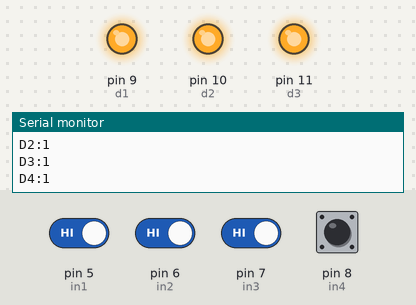
A sketch run on a simulated Arduino Uno, built with avr-gcc and run on an emulated ATmega328P. On the bench: output pins drawn as LEDs (lit = HIGH), the last lines printed to the serial monitor. Inputs (shaded band) come from the test bench; at power-on: pin 5 (in1), pin 6 (in2), pin 7 (in3), pin 8 (in4) HIGH. Pins used as bus, display or sensor lines are not drawn.

Above: at 1.3 s.
1.4 s: pin 5 (in1) driven LOW
At 2.5 s:
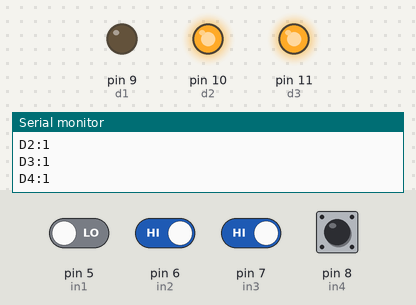
3.0 s: pin 6 (in2) driven LOW
At 3.7 s:
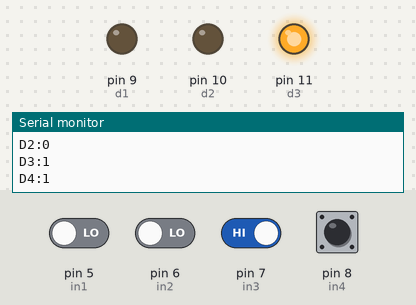
4.5 s: pin 5 (in1) driven HIGH
At 5.0 s:
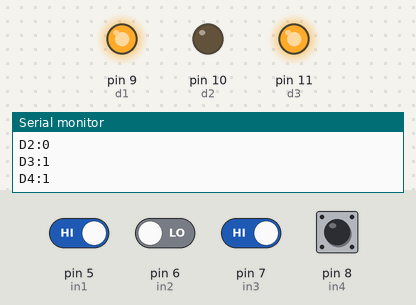
6.0 s: pin 7 (in3) driven LOW
At 7.2 s:
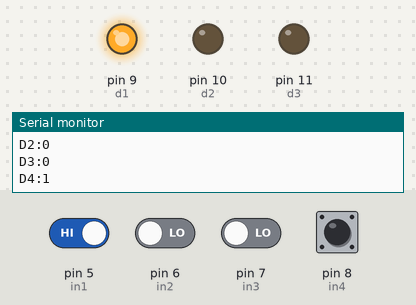
7.5 s: pin 6 (in2) driven HIGH
At 8.6 s:
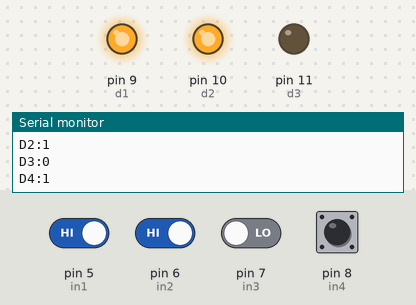
9.0 s: pin 5 (in1) driven LOW
At 9.8 s:
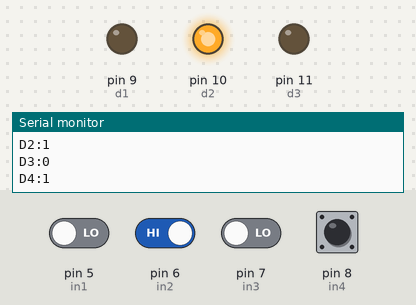
Timing chart, 0 to 11.5 s (numbered marks = the images above; inputs shaded):
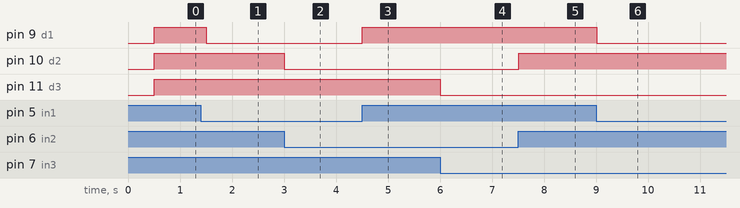

Measured:
- after the input at 1.4 s, pin 9 (d1): HIGH → LOW after 0.10 s
- after the input at 3.0 s, pin 10 (d2): HIGH → LOW at once
- after the input at 4.5 s, pin 9 (d1): LOW → HIGH at once
- after the input at 6.0 s, pin 11 (d3): HIGH → LOW at once
- after the input at 7.5 s, pin 10 (d2): LOW → HIGH at once
- after the input at 9.0 s, pin 9 (d1): HIGH → LOW at once

The sketch:

HOME_AUTOMATION-arduino_mini.ino
```cpp
#include<SoftwareSerial.h>
int in1=5;
int in2=6;
int in3=7;
int in4=8;
int d1=9;
int d2=10;
int d3=11;
int d4=12;


void setup() {
Serial.begin(9600);

pinMode(d1,OUTPUT);
pinMode(d2,OUTPUT);
pinMode(d3,OUTPUT);
pinMode(d4,OUTPUT);

pinMode(in1,INPUT);
pinMode(in2,INPUT);
pinMode(in3,INPUT);
pinMode(in4,INPUT);

digitalWrite(d1,LOW);
digitalWrite(d3,LOW);
digitalWrite(d2,LOW);
digitalWrite(d4,LOW);

}

void loop()
{

Serial.print("D1:");
Serial.println(digitalRead(in1));
Serial.print("D2:");
Serial.println(digitalRead(in2));
Serial.print("D3:");
Serial.println(digitalRead(in3));
Serial.print("D4:");
Serial.println(digitalRead(in4));
Serial.println();
delay(500);

if(!digitalRead(in1))
{
digitalWrite(d1,LOW);
Serial.println("D1-OFF");
}
if(!digitalRead(in2))
{
digitalWrite(d2,LOW);
Serial.println("D2-OFF");
}

if(!digitalRead(in3))
{
digitalWrite(d3,LOW);
Serial.println("D3-OFF");
}
if(!digitalRead(in4))
{
digitalWrite(d4,LOW);
Serial.println("D4-OFF");
}

if(digitalRead(in1))
{
digitalWrite(d1,HIGH);
Serial.println("D1-ON");
}
if(digitalRead(in2))
{
digitalWrite(d2,HIGH);
Serial.println("D2-ON");
}
if(digitalRead(in3))
{
digitalWrite(d3,HIGH);
Serial.println("D3-ON");
}
if(digitalRead(in4))
{
digitalWrite(d4,HIGH);
Serial.println("D4-ON");
}
}
```
